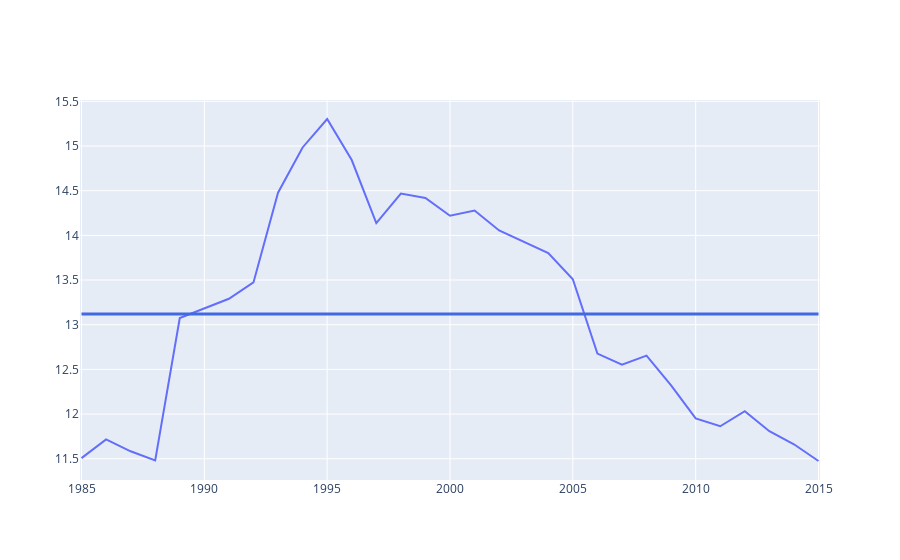

The code cell stored with this chart in its notebook:
### Code cell
fig = go.Figure(data=go.Scatter(x=year_suicidesno_relation.index, y=year_suicidesno_relation.values))
fig.add_shape(
        # Line Vertical
        dict(
            type="line",
            x0=1985,
            y0=suicides_mean,
            x1=2015,
            y1=suicides_mean,
            line=dict(
                color="RoyalBlue",
                width=3
            )
))
fig.show()

### Figure 1 — Plotly figure (JSON) as saved in the notebook; plotly's stock layout.template omitted (floating-point values rounded to 4 significant figures)
{"data": [{"type": "scatter", "x": [1985, 1986, 1987, 1988, 1989, 1990, 1991, 1992, 1993, 1994, 1995, 1996, 1997, 1998, 1999, 2000, 2001, 2002, 2003, 2004, 2005, 2006, 2007, 2008, 2009, 2010, 2011, 2012, 2013, 2014, 2015], "y": [11.51, 11.72, 11.58, 11.48, 13.08, 13.18, 13.29, 13.47, 14.48, 14.98, 15.3, 14.84, 14.14, 14.47, 14.42, 14.22, 14.28, 14.05, 13.93, 13.8, 13.51, 12.68, 12.55, 12.65, 12.32, 11.95, 11.86, 12.03, 11.81, 11.66, 11.47]}], "layout": {"shapes": [{"line": {"color": "RoyalBlue", "width": 3}, "type": "line", "x0": 1985, "x1": 2015, "y0": 13.12, "y1": 13.12}]}}
